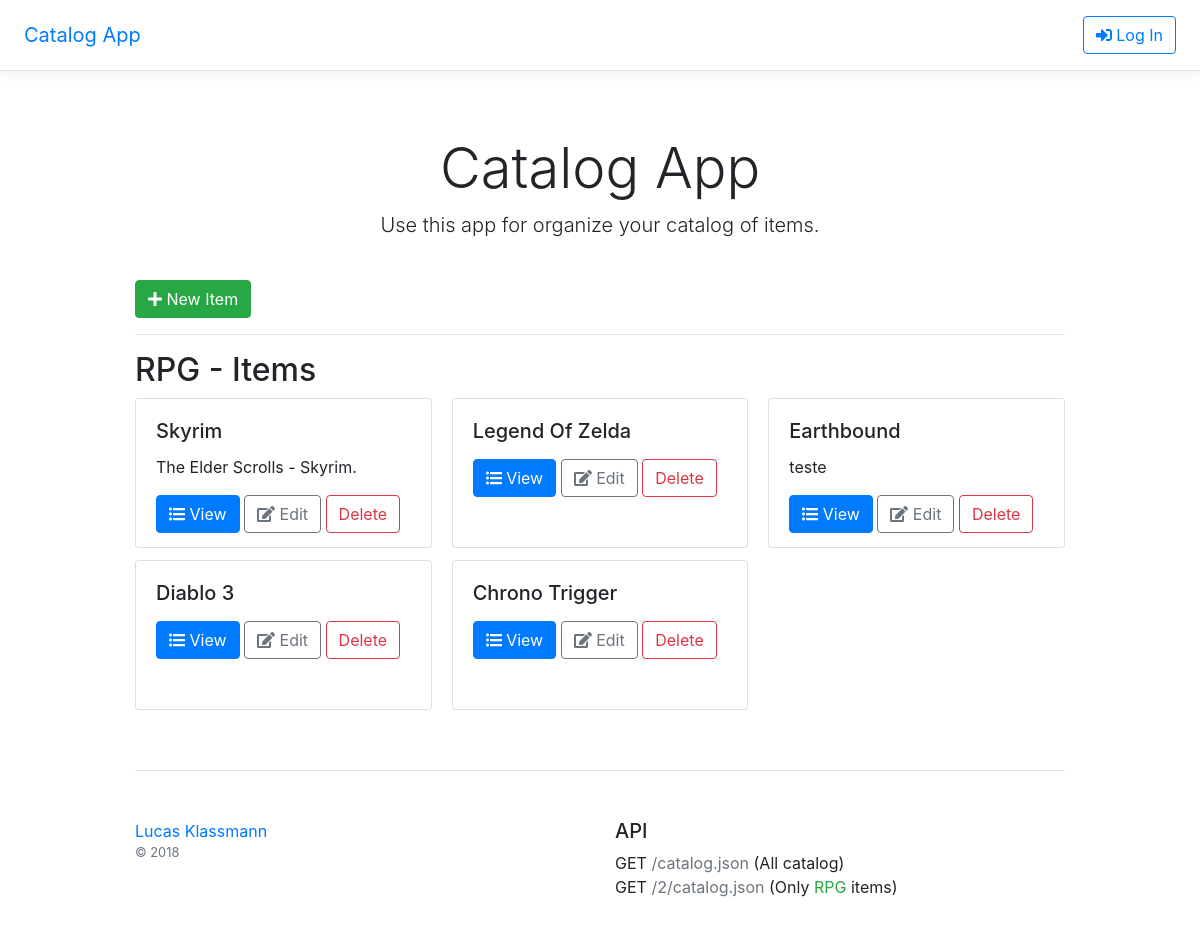
The app's page /category/2/, older data.
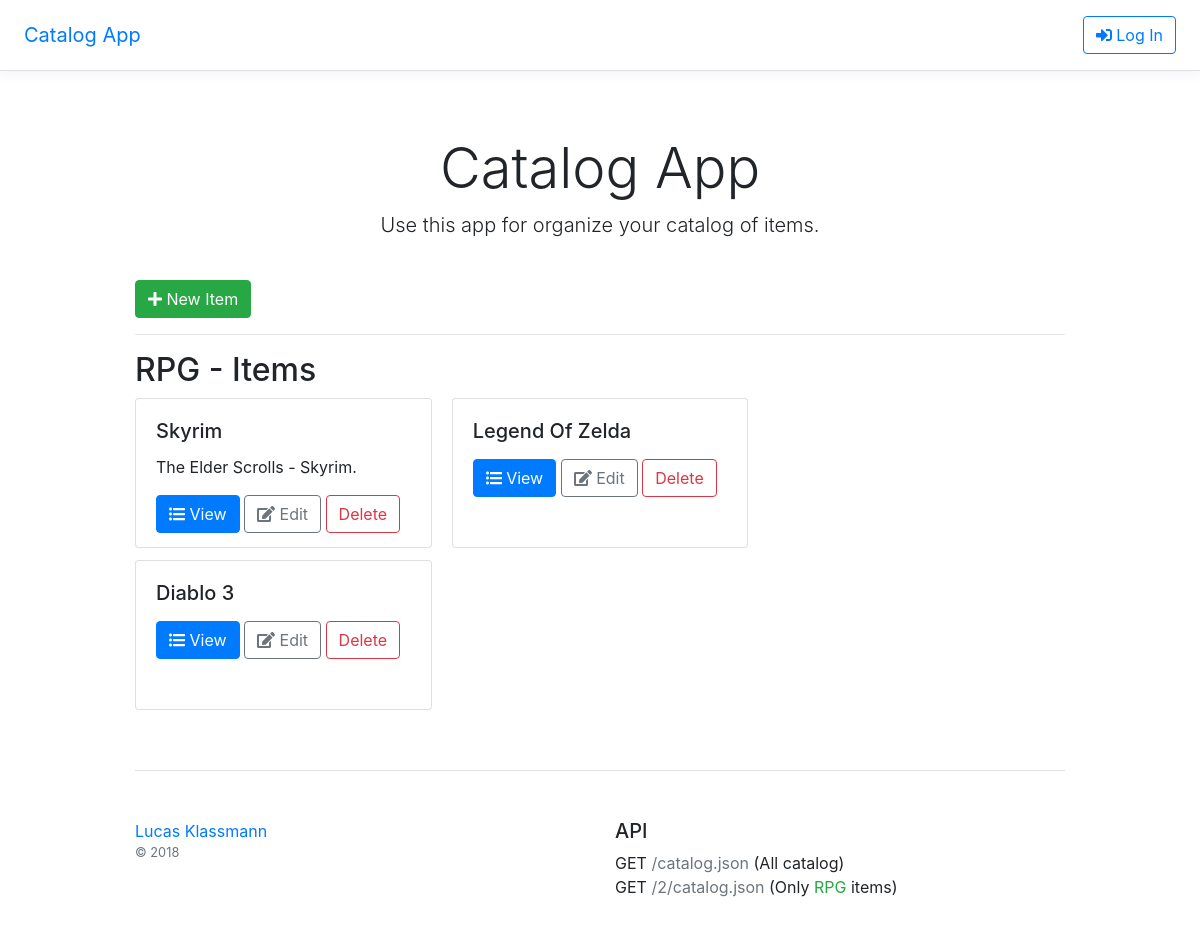
The same page, newer data.
### database.py (models this page shows, shortened)
class Category(Base):
    __tablename__ = 'category'
    id = Column(Integer, primary_key = True)
    name = Column(String(200), nullable = False)
    description = Column(Text())
    items = relationship("Item", back_populates="category")

class Item(Base):
    __tablename__ = 'item'
    id = Column(Integer, primary_key = True)
    name = Column(String(200), nullable = False)
    description = Column(Text())
    category_id = Column(Integer, ForeignKey('category.id'))
    category = relationship(Category, back_populates="items")

### app.py (the view)
@app.route('/category/<int:category_id>/')
def category_view(category_id):
    category = session.query(Category).filter_by(id=category_id).one()
    items = session.query(Item).filter_by(category_id=category.id).all()
    return render_template('category/view.html', category=category, items=items)

### templates/category/view.html
{% extends "base.html" %}
{% block content %}
<div class="row">
    <div class="col-md-12">
        <a class="btn btn-success" href="{{ url_for('item_new', category_id=category.id) }}"><i class="fas fa-plus"></i> New Item</a>
    </div>
</div>
<div class="row">
    <div class="col-md-12">
        <hr>
    </div>
</div>
<div class="row">
    <div class="col-md-12">
        <h2>{{ category.name }} - Items</h2>
        <div class="card-columns">
        {% for i in items %}
            <div class="card" style="height: 150px;">
                <div class="card-body">
                <h5 class="card-title">{{ i.name }}</h5>
                <p class="card-text">{{ i.description }}</p>
                <a href="#" class="btn btn-primary"><i class="fas fa-list-ul"></i> View</a>
                <a href="{{ url_for('item_edit', category_id=category.id, item_id=i.id) }}" class="btn btn-outline-secondary"><i class="fas fa-edit"></i> Edit</a>
                <a href="{{ url_for('item_delete', category_id=category.id, item_id=i.id) }}" class="btn btn-outline-danger">Delete</a>
                </div>
            </div>
        {% endfor %}
        </div>
    </div>
</div>
{% endblock %}
{% block api %}
<li>GET <a class="text-muted" href="{{ url_for('apiCatalogJSON', category_id=category.id) }}">/{{ category.id }}/catalog.json</a> (Only <span class="text-success">{{ category.name }}</span> items)</li>
{% endblock %}

### templates/base.html (shortened to what this page needs)
<!doctype html>
<html lang="en">
  <head>
    <link href="{{ url_for('static', filename='bootstrap/css/bootstrap.min.css') }}" rel="stylesheet">
    <link href="{{ url_for('static', filename='styles.css') }}" rel="stylesheet">
  </head>
  <body>
    <div class="d-flex flex-column flex-md-row align-items-center p-3 px-md-4 mb-3 bg-white border-bottom box-shadow">
      <h5 class="my-0 mr-md-auto font-weight-normal">
          <a href="/">Catalog App</a>
        </h5>
      <a class="btn btn-outline-primary" href="/login"><i class="fas fa-sign-in-alt"></i> Log In</a>
    </div>
    <div class="catalog-header px-3 py-3 pt-md-5 pb-md-4 mx-auto text-center">
      <h1 class="display-4">Catalog App</h1>
      <p class="lead">Use this app for organize your catalog of items.</p>
    </div>
    <div class="container">
        {% block content %}{% endblock %}
        <footer class="pt-4 my-md-5 pt-md-5 border-top">
          <div class="row">
              <div class="col-12 col-md">
                <a href="https://github.com/klassmann">Lucas Klassmann</a>
                <small class="d-block mb-3 text-muted">&copy; 2018</small>
              </div>
              <div class="col-10 col-md">
                <h5>API</h5>
                <ul class="list-unstyled text-small">
                    <li>GET <a class="text-muted" href="{{ url_for('apiAllCatalogJSON')}}">/catalog.json</a> (All catalog)</li>
                    {% block api %}{% endblock %}
                </ul>
              </div>
          </div>
        </footer>
    </div>
  </body>
</html>

### static/styles.css (style rules this page uses)
html { font-size: 14px; }
@media (min-width: 768px) { html { font-size: 16px; } }
.container { max-width: 960px; }
.catalog-header { max-width: 700px; }
.border-top { border-top: 1px solid #e5e5e5; }
.border-bottom { border-bottom: 1px solid #e5e5e5; }
.box-shadow { box-shadow: 0 .25rem .75rem rgba(0, 0, 0, .05); }

Row changes from the older to the newer data that the page shows:
removed Item: name "Chrono Trigger"
removed Item: name "Earthbound", description "teste"
